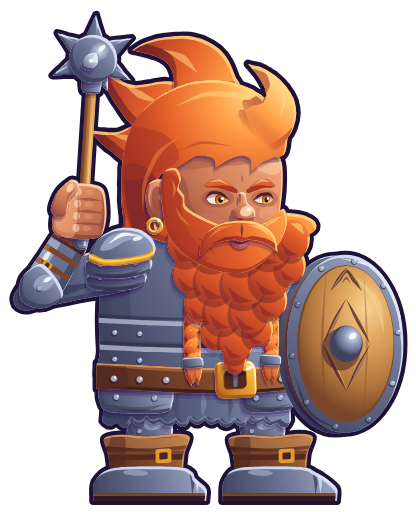

Generate this figure with Python:
# Solenn (angels-7, terre, protecteur, commun) redessiné en VECTORIEL lisse, dans le style moderne de l'interface (refonte
# de tous les héros, décision du propriétaire du 26/11/2026, sur le modèle validé de Kael : ../kael/kael.py, outil
# commun ../atelier.py ; outils en plus : outils.py).
#
#   python3 refonte-graphique/ui-moderne/heros/solenn/solenn.py      # → solenn.svg + images 512 et 160 px de haut
#
# Même personnage que le pixel art (refonte-graphique/pixel/hd/solenn.txt) : le nain guerrier, un roc roux bardé de fer.
# Court et très trapu, tout en largeur : grosse tête, crinière rousse en flammes couchées vers l'arrière (grande flamme
# du sommet, mèche arrière relevée, petite boucle à l'avant, une mèche qui retombe derrière l'oreille), gros sourcils
# roux froncés en V, petits yeux ambre, nez en patate ENTRE les yeux, oreille à l'anneau d'or, favoris qui rejoignent
# une barbe énorme posée sur la poitrine (grappes qui se chevauchent, la grappe du milieu la plus longue), grosse
# moustache à deux ailes tombantes, bouche fermée dessous ; deux tresses à anneau de fer et pinceau qui encadrent la
# boucle de ceinture. Cuirasse de fer sombre en tonneau (deux lames rivetées en bas), grosse épaulière en dôme bordée
# d'or à deux lames rivetées, canon d'avant-bras à deux sangles de cuir (boucle d'or), manchette de cuir cloutée,
# cubitière en coquille à aileron ; ceinture de cuir cloutée à grosse boucle d'or, cotte de mailles, tassettes
# rivetées, genouillères en dôme, bottes à revers de cuir et sangle à boucle, pied ferré à embout en deux lames.
# Garde de protecteur bien plantée : le bras proche levé, coude sorti à gauche, le poing serre le manche de la masse à
# côté de la tête (doigts devant le manche, pouce par-dessus), la boule à sept pointes au-dessus et en arrière de la
# tête ; le bras lointain caché derrière le bouclier rond (planches de bois, cercle de fer à dix rivets, épaisseur du
# bord à gauche, umbo en dôme, signe gravé inventé : un losange autour de l'umbo coiffé d'un pic de montagne).
# Coordonnées = pixels du dessin pixel art (le sol est y = 116, les pieds en (64, 116)), pour se poser au même endroit
# dans le jeu. Une seule lumière, en haut à droite ; un seul contour (atelier.py).
import math
import os
import subprocess
import sys

HERE = os.path.dirname(os.path.abspath(__file__))
sys.path.insert(0, HERE)
sys.path.insert(0, os.path.join(HERE, '..'))
from atelier import Mat, sm, limb, ribbon, xf, ellipse, rpoly, mchain, mT, mR, mS, mapp, lock  # noqa: E402
from lib import Shape  # noqa: E402
from visage import placer, verifier  # noqa: E402
from outils import (rot, unit, add, sub, lerp, norm, ang_of, arm_shape, crpath, taper, curve_band, under,  # noqa: E402
                    almond_pt, inter, FigN, leaf, poly, from_poly)

ROOT = os.path.abspath(os.path.join(HERE, '..', '..', '..', '..'))

# ---------- matières (tons du pixel art, passés à la gamme de l'interface : lumières chaudes, ombres violettes) ----------
IRON = Mat('#e2e9fb', '#a0abc8', '#68718f', '#3f435f', '#24233a', glint='#f8fbff')
HAIR = Mat('#ffd683', '#ff9a44', '#e4602a', '#a83424', '#5c1a2c', glint='#fff2c0')
SKIN = Mat('#ffdcb8', '#f4aa7c', '#d07e58', '#96493f', '#56232f')
LEATHER = Mat('#dca066', '#aa6a3e', '#7c4529', '#53291f', '#341922')
WOOD = Mat('#f8d494', '#e2a860', '#b4783f', '#7a4629', '#46232a')
GOLD = Mat('#fff6c8', '#ffd450', '#e49a2a', '#a8581e', '#5c2418', glint='#fffbe8')
LIPS = ('#6e1e30', '#a43a44', '#d8706e')
BROW = HAIR

GRD = 116          # le sol
FEET = (64, 116)   # le point « pieds » du pixel art (sol: 64 116)
# la boîte de l'image (x0, y0, largeur, hauteur) en pixels du dessin
FRAME = (14, -4, 100, 123)
H0 = (67.0, 56.0)  # le pivot de la tête (agrandie ×1,1 : proportions stylisées, comme Kael)
# la boîte de la face (ovale du visage, sans la crinière ni l'oreille, le menton sous la barbe) : les places des yeux,
# du nez et de la bouche en viennent (../visage.py, méthode commune à tous les héros)
FACE_BOX = (55.4, 31.0, 80.4, 59.0)
VIS = placer(FACE_BOX)

# ---------- le squelette (animation) ----------
# Une pose = ces réglages ; REST est la pose du dessin. Tout est en pixels du dessin et en degrés (y vers le bas).
#   breath : souffle 0..1 (buste, barbe, épaules montent, la tête suit) ; lean : il se penche en avant (+) depuis les
#   hanches ; crouch : il se tasse sur ses jambes (0..3) ; head / tilt : la tête ; mouth : la bouche s'ouvre (0 fermée,
#   1 le cri du défi) ; blink : yeux fermés ; fury : les yeux s'allument ; sw : les flammes de la crinière ondulent
#   (phase) ; flare : elles se dressent ; bd : la barbe se balance (−1..1) ; brd : les pinceaux des tresses ;
#   grip : le point de prise de la masse (le poing) ; ang : son angle (degrés, du poing vers la boule) ; bend : de quel
#   côté plie le coude ; sh : le bouclier se lève (décalage) ; sht : il tourne (degrés) ; glow : l'emblème du bouclier
#   s'allume d'or (0..3) ; behind : la masse passe derrière la tête et le corps ; stretch : la masse s'allonge un peu par
#   la vitesse ; legn : le pied proche se lève (dx, dy : le genou monte pour taper du pied).
G0 = (34.0, 46.8)                          # le point de prise au repos (le milieu du poing, sur le manche)
ANG0 = -86.3                               # le manche monte presque droit, la boule un peu en arrière de la tête
S_BALL, S_COL, S_POM = 36.8, 30.0, -7.8    # du poing : le centre de la boule, le collier, le pommeau
BALL_R = 5.8
S0 = (42.4, 60.6)                          # l'épaule proche (sous l'épaulière)
WRIST_L = (-7.4, -2.6)                     # le poignet, dans le repère du poing (x le long du manche)
E0 = (24.4, 64.6)                          # le coude au repos (sorti à gauche)
SHIELD_C = (97.0, 78.6)                    # le centre du bouclier (l'umbo)
REST = dict(breath=0.0, lean=0.0, crouch=0.0, head=(0.0, 0.0), tilt=0.0, mouth=0.0, blink=0.0, fury=0.0, sw=0.0,
            flare=0.0, bd=0.0, brd=0.0, grip=G0, ang=ANG0, bend=None, sh=(0.0, 0.0), sht=0.0, glow=0.0, behind=False,
            stretch=0.0, legn=(0.0, 0.0), tint=None)


def frame_of(G, ang):
    """Le repère de la masse et du poing : x le long du manche (vers la boule), y en travers (y < 0 : côté du coude)."""
    u = unit(ang)
    v = (-u[1], u[0])

    def L(x, y):
        return (G[0] + u[0] * x + v[0] * y, G[1] + u[1] * x + v[1] * y)
    return L, u, v


def wrist_of(G, ang):
    return frame_of(G, ang)[0](*WRIST_L)


W0 = wrist_of(G0, ANG0)
LU, LF = math.dist(S0, E0), math.dist(E0, W0)  # bras, avant-bras


def _ik(S, W, L1, L2, bend):
    d = math.dist(S, W)
    dd = max(abs(L1 - L2) + 0.01, min(L1 + L2 - 0.01, d))
    alpha = math.acos(max(-1, min(1, (L1 * L1 + dd * dd - L2 * L2) / (2 * L1 * dd))))
    th = math.atan2(W[1] - S[1], W[0] - S[0]) + bend * alpha
    return (S[0] + L1 * math.cos(th), S[1] + L1 * math.sin(th))


# le côté où plie le coude (celui qui redonne le coude du dessin)
BEND0 = min((1.0, -1.0), key=lambda b: math.dist(_ik(S0, W0, LU, LF, b), E0))


def arm_ik(S, W, bend=None):
    """Le coude ; si le poing va plus loin que le bras, le bras s'allonge un peu (comme le pixel art), jamais le poing
    ne se décroche. bend = None : le coude plie toujours dans le bon sens, vers le bas et vers l'extérieur (à gauche),
    jamais vers la tête ni vers le haut."""
    L1, L2 = LU, LF
    dw = math.dist(S, W)
    if dw > L1 + L2 - 0.5:
        k = dw / (L1 + L2 - 0.5)
        L1, L2 = L1 * k, L2 * k
    if bend is None:
        return max((_ik(S, W, L1, L2, b) for b in (1.0, -1.0)), key=lambda e: e[1] - 0.5 * e[0])
    return _ik(S, W, L1, L2, bend)


def eye_shape(cx, cy, w, near):
    """Un petit œil en amande, le coin intérieur (vers la médiane) un peu plus bas, la paupière du haut aplatie en biais
    (le regard dur). Points de gauche à droite : coin gauche, paupière (2), coin droit, paupière du bas (2)."""
    if near:            # l'intérieur est à droite
        pts = [(-0.5, -0.02), (-0.3, -0.27), (0.16, -0.24), (0.5, 0.04), (0.2, 0.2), (-0.28, 0.19)]
        sharp = (0, 3)
    else:               # l'intérieur est à gauche
        pts = [(-0.5, 0.04), (-0.16, -0.24), (0.3, -0.27), (0.5, -0.02), (0.28, 0.19), (-0.2, 0.2)]
        sharp = (0, 3)
    return sm([(cx + x * w, cy + y * w) for x, y in pts], sharp=sharp, t=0.9)


def face_measures():
    """Les positions RÉELLES des traits du dessin (repère de la tête, avant l'agrandissement), pour visage.verifier."""
    ex0, ey0, ew0 = VIS['oeil_proche']
    ex1, ey1, ew1 = VIS['oeil_fond']
    nx_, ny_ = VIS['nez']
    bx_, by_, bw_ = VIS['bouche']
    return {'oeil_proche': (ex0, ey0, ew0), 'oeil_fond': (ex1, ey1, ew1), 'nez': (nx_ + 0.4, ny_ + 0.2),
            'bouche': (bx_, by_ + 0.9, bw_)}


def mskx_(k, cy):
    return (1, 0, k, 1, -k * cy, 0)


def union(shapes):
    """La réunion de plusieurs formes en UNE (une silhouette sans couture), par shapely."""
    from shapely.geometry import Polygon
    from shapely.ops import unary_union
    g = unary_union([Polygon(poly(s, 8)).buffer(0) for s in shapes])
    if g.geom_type != 'Polygon':
        g = max(g.geoms, key=lambda q: q.area)
    return from_poly(list(g.simplify(0.03).exterior.coords)[:-1])


# ======================================================================== le dessin

def build(ow=0.95, pose=None, fx=None, frame=FRAME):
    P = dict(REST, **(pose or {}))
    fig = FigN(*frame, ow=ow)
    br = P['breath']
    cr = P['crouch']
    U = mchain(mT(P['lean'] * 0.3, cr * 0.8), mR(P['lean'] * 1.0, 64, 104))      # le haut du corps (hanches)
    UC = mchain(U, mT(0, -0.6 * br))                                             # ce qui monte avec le souffle
    TOR = mchain(U, mS(1, 1 + 0.012 * br, 62, 88))
    HEAD = mchain(UC, mT(*P['head']), mR(P['tilt'], H0[0], H0[1] - 4), mS(1.1, 1.1, H0[0], H0[1]))
    LEG = mS(1, 1 - cr * 0.8 / 22, 0, GRD)                                        # les jambes plient (pieds au sol)
    sx, sy = P['sh']
    SHD = mchain(U, mT(sx, sy - 0.4 * br), mR(P['sht'], *SHIELD_C))
    BEARD = mchain(UC, mT(P['head'][0] * 0.8, P['head'][1] * 0.6), mR(P['tilt'] * 0.5, H0[0], H0[1]),
                   mskx_(-0.05 * P['bd'], 54), mR(0.8 * P['bd'], 68, 52))

    # ---- la masse et le bras : où sont le poing, le poignet, le coude ----
    S = mapp(UC, S0)
    G = mapp(U, P['grip'])
    ang = P['ang'] + P['lean'] * 1.0
    W = wrist_of(G, ang)
    E = arm_ik(S, W, P['bend'])

    # ---- la crinière : les flammes derrière la tête ----
    fl_names = flames_back(fig, P)
    fig.pose(fl_names, HEAD)

    # ---- la masse, quand elle passe derrière la tête et le corps (armée dans le dos) ----
    if P['behind']:
        mace(fig, P, G, ang)

    # ---- les jambes, les genouillères, les bottes ----
    lg = legs(fig, P)
    fig.pose(lg, LEG)
    bt = boots(fig, P)
    nx, ny = P['legn']
    fig.pose([n for n in bt if n.startswith('n')], mT(nx, ny))
    fig.pose([n for n in lg if n.startswith('n')], mchain(mT(nx * 0.6, ny * 0.75), LEG))

    # ---- la cotte de mailles et les tassettes, la cuirasse, la ceinture ----
    sk = skirt(fig)
    fig.pose(sk, U)
    tr = torso(fig)
    fig.pose(tr, TOR)
    bl = belt(fig)
    fig.pose(bl, U)

    # ---- le bouclier, devant le flanc lointain (le bras lointain caché derrière) ----
    sd = shield(fig, P)
    fig.pose(sd, SHD)

    # ---- les tresses, la barbe posée sur la poitrine ----
    bz = braids(fig, P)
    fig.pose(bz, BEARD)
    bm = beard(fig)
    fig.pose(bm, BEARD)

    # ---- la tête ----
    hd = head(fig, P)
    fig.pose(hd, HEAD)

    # ---- le bras proche : bras d'un seul tenant, l'épaulière par-dessus, la cubitière au coude ----
    am = near_arm(fig, S, E, W)
    pa = pauldron(fig)
    dl = ((ang_of(sub(E, S)) - UA0 + 180) % 360) - 180
    fig.pose(pa, mchain(mR(max(-30.0, min(40.0, 0.35 * dl)), *S), UC))
    elbow_cap(fig, S, E, W)

    # ---- la masse (devant), le poing serré sur le manche ----
    if not P['behind']:
        mace(fig, P, G, ang, handle_only=False)
    if not P['behind']:
        mace(fig, P, G, ang, pommel_only=True)
    fist(fig, G, ang)

    L, u, v = frame_of(G, ang)
    st = P['stretch']
    fig.ctx = dict(P=P, U=U, UC=UC, HEAD=HEAD, SHD=SHD, TOR=TOR, G=G, ang=ang, W=W, E=E, S=S,
                   ball=L(S_BALL + st, 0), shield=mapp(SHD, SHIELD_C), head=mapp(HEAD, (68, 40)),
                   mouth=mapp(HEAD, (70.5, 54.5)), chest=mapp(TOR, (66, 66)), feet=(mapp(mT(nx, ny), (50, 116)), (81, 116)))
    if fx:
        for f_ in fx:
            f_(fig, fig.ctx)
    return fig


def _ua0():
    W = wrist_of(G0, ANG0)
    E = arm_ik(S0, W)
    return ang_of(sub(E, S0))


# ---------------------------------------------------------------- la crinière (derrière la tête)
def flame_locks(P):
    """Les flammes de la crinière (racine, contrôles, pointe, largeur), couchées vers l'arrière ; elles ondulent à la
    pointe (sw) et se dressent (flare)."""
    sw, fl = P['sw'], P['flare']
    w = [math.sin(sw + k * 1.3) for k in range(5)]
    return [
        # la mèche qui retombe derrière l'oreille, jusqu'à la nuque
        ('flD', (51.0, 40.0), (48.4, 45.0), (47.6, 50.0), (45.8 + 0.4 * w[3], 56.0 - 0.6 * fl), 8.0),
        # la mèche basse de l'arrière (presque couchée, la pointe qui retombe un peu)
        ('flC', (53.0, 33.0), (47.0, 33.8), (42.4, 32.4), (38.4 + 0.5 * w[2] - 0.8 * fl, 29.6 + 0.6 * w[2] - 1.0 * fl), 10.0),
        # la mèche arrière relevée (la pointe remonte)
        ('flB', (58.0, 26.0), (50.0, 25.6), (44.0, 22.4), (40.6 + 0.6 * w[1] - 1.0 * fl, 15.4 + 0.7 * w[1] - 1.6 * fl), 12.5),
        # la grande flamme du sommet : elle monte, puis se couche vers l'arrière
        ('flA', (64.0, 22.0), (63.0, 13.4), (56.0, 10.4 + 0.4 * w[0]), (47.6 + 0.8 * w[0] - 1.0 * fl, 12.4 + 0.8 * w[0] - 2.0 * fl), 13.0),
    ]


def flames_back(fig, P):
    names = []
    for name, p0, p1, p2, p3, w0 in flame_locks(P):
        sh = lock(p0, p1, p2, p3, w0, bulge=0.3)
        grad = (p0[0] + 4, p0[1] - 2, p3[0], p3[1], [(0, HAIR.light), (0.45, HAIR.base), (1, HAIR.shadow)])
        # le dessus éclairé, le dessous dans l'ombre (bordeaux), une mèche plus claire qui suit la courbe
        mid = [lerp(lerp(p0, p1, t), lerp(p2, p3, t), t) for t in (0.2, 0.45, 0.7)]
        fig.part(name, sh, HAIR, grad=grad, cel=0, rim=0.7, cast=1.0,
                 details=[(under(sh, 0.6, -2.0), ('lin', p0[0], p0[1], p3[0], p3[1], [(0, HAIR.shadow), (1, HAIR.deep)]), 0.75),
                          (ribbon([add(m, (0.3, -0.9)) for m in mid], [0.2, w0 * 0.12, 0.1]), HAIR.hi, 0.55)])
        names.append(name)
    return names


# ---------------------------------------------------------------- les jambes et les bottes
def legs(fig, P):
    """Les jambes courtes et solides (grèves de fer), d'un seul tenant de la hanche à la cheville ; les genouillères en
    dôme par-dessus."""
    names = []
    for nm, pts, ws, knee in (('fleg', [(76.0, 88.0), (76.6, 96.0), (77.4, 104.0)], [12.0, 10.4, 9.4], (77.0, 98.6)),
                              ('nleg', [(49.4, 88.0), (49.6, 96.0), (49.4, 104.0)], [12.4, 10.6, 9.6], (50.0, 98.6))):
        sh = limb(crpath(pts, 10), [ws[0] + (ws[-1] - ws[0]) * i / 10 for i in range(11)])
        kx, ky = knee
        fig.part(nm, sh, IRON, grad=(kx + 6, ky - 6, kx - 6, ky + 6, [(0, IRON.light), (0.5, IRON.base), (1, IRON.shadow)]),
                 cel=1.2, rim=0.6, cast=0.9, details=[(sm([(kx - 6, ky - 6), (kx - 2, ky - 6), (kx - 2.4, ky + 8), (kx - 6, ky + 8)]), IRON.shadow, 0.5)])
        names.append(nm)
        kn = sm([(kx - 5.4, ky + 0.4), (kx - 4.4, ky - 3.0), (kx - 0.4, ky - 4.0), (kx + 4.0, ky - 3.2), (kx + 5.6, ky + 0.2),
                 (kx + 4.6, ky + 3.4), (kx + 0.2, ky + 4.2), (kx - 4.0, ky + 3.4)])
        fig.part(nm + 'k', kn, IRON, grad=(kx + 5, ky - 4, kx - 4, ky + 4, [(0, IRON.light), (0.5, IRON.base), (1, IRON.shadow)]),
                 cel=1.0, rim=0.7, cast=0.9,
                 details=[(ellipse(kx + 1.2, ky - 1.0, 2.6, 1.6, -18), IRON.light, 0.85),
                          (ellipse(kx + 2.0, ky - 1.8, 1.2, 0.55, -22), IRON.glint, 0.9),
                          (ellipse(kx - 2.6, ky + 1.2, 0.7, 0.7), IRON.deep, 0.5),
                          (ellipse(kx - 2.45, ky + 1.0, 0.55, 0.55), IRON.light, 0.9)])
        names.append(nm + 'k')
    return names


def boots(fig, P):
    """Les grosses bottes : revers de cuir (il fait le tour du mollet), sangle à boucle d'or, pied ferré à l'embout en
    deux lames, semelle."""
    names = []
    for nm, x0_, x1_, cx0, cx1 in (('fboot', 67.4, 95.0, 70.6, 87.4), ('nboot', 36.4, 63.6, 40.6, 57.8)):
        # le revers de cuir (le haut de la botte) : un peu évasé
        cuff = sm([(cx0 - 1.6, 101.4), (cx0 + 2.0, 100.4), ((cx0 + cx1) / 2, 100.8), (cx1 - 1.6, 100.2), (cx1 + 1.8, 101.0),
                   (cx1 + 0.6, 105.0), (cx1 + 0.2, 109.4), (cx0, 109.6), (cx0 - 0.6, 105.2)], sharp=(6, 7), t=0.9)
        fig.part(nm + 'c', cuff, LEATHER, grad=(cx1, 101, cx0, 110, [(0, LEATHER.light), (0.5, LEATHER.base), (1, LEATHER.shadow)]),
                 cel=1.0, rim=0.6, cast=0.9,
                 details=[(curve_band([(cx0 - 2, 101.0), ((cx0 + cx1) / 2, 101.4), (cx1 + 2, 100.8)], [(cx0 - 2, 103.2), ((cx0 + cx1) / 2, 103.8), (cx1 + 2, 103.0)], 0, 1), LEATHER.hi, 0.4),
                          (curve_band([(cx0 - 2, 103.2), ((cx0 + cx1) / 2, 103.8), (cx1 + 2, 103.0)], [(cx0 - 2, 104.0), ((cx0 + cx1) / 2, 104.6), (cx1 + 2, 103.8)], 0, 1), LEATHER.deep, 0.4),
                          (curve_band([(cx0 - 2, 104.6), (cx1 + 2, 104.4)], [(cx0 - 2, 106.6), (cx1 + 2, 106.4)], 0, 1), LEATHER.shadow, 1),
                          (curve_band([(cx0 - 2, 104.6), (cx1 + 2, 104.4)], [(cx0 - 2, 106.6), (cx1 + 2, 106.4)], 0, 0.35), LEATHER.base, 1),
                          (rpoly([(cx1 - 6.4, 103.9), (cx1 - 2.6, 103.8), (cx1 - 2.6, 107.2), (cx1 - 6.4, 107.3)], 0.6), GOLD.base, 1),
                          (rpoly([(cx1 - 5.5, 104.8), (cx1 - 3.5, 104.7), (cx1 - 3.5, 106.3), (cx1 - 5.5, 106.4)], 0.3), LEATHER.deep, 0.9),
                          (ribbon([(cx1 - 6.0, 104.2), (cx1 - 3.0, 104.1)], [0.4, 0.4]), GOLD.hi, 0.9),
                          (sm([(cx0, 101), (cx0 + 3.4, 101), (cx0 + 3.0, 110), (cx0, 110)]), LEATHER.shadow, 0.55)])
        names.append(nm + 'c')
        # le pied ferré : la cheville, le cou-de-pied bombé, l'embout vers l'avant (vers la droite)
        foot = sm([(x0_, 116.4), (x0_ + 0.4, 111.6), (cx0 + 1.0, 108.4), (cx1 - 1.0, 108.2), (cx1 + 2.4, 109.4),
                   (x1_ - 2.6, 111.0), (x1_, 113.4), (x1_, 116.4)], sharp=(0, 7), t=0.9)
        tx = cx1 + 1.6
        fig.part(nm, foot, IRON, grad=(x1_, 108, x0_, 116, [(0, IRON.light), (0.5, IRON.base), (1, IRON.shadow)]),
                 cel=1.0, rim=0.7, cast=0.9,
                 details=[
                     # l'embout en deux lames (la jointure en arc, l'arête de la lame avant éclairée)
                     (ribbon([(tx, 108.8), (tx + 0.9, 111.6), (tx + 0.8, 115.0)], [0.2, 0.9, 0.3]), IRON.deep, 0.6),
                     (ribbon([(tx + 1.2, 109.2), (tx + 2.0, 111.8), (tx + 2.0, 114.8)], [0.2, 0.8, 0.3]), IRON.hi, 0.7),
                     (ellipse(tx + 4.6, 111.2, 2.4, 0.8, 22), IRON.glint, 0.8),
                     (ellipse(cx0 + 6.0, 109.6, 3.0, 0.7, 2), IRON.light, 0.7),
                     # la semelle
                     (sm([(x0_ - 1, 114.6), (x1_ + 1, 114.6), (x1_ + 1, 117), (x0_ - 1, 117)], sharp=(0, 1, 2, 3), t=0.2), LEATHER.deep, 1),
                     (sm([(x0_ - 1, 114.6), (x1_ + 1, 114.6), (x1_ + 1, 115.2), (x0_ - 1, 115.2)], sharp=(0, 1, 2, 3), t=0.2), LEATHER.base, 1)])
        names.append(nm)
    return names


# ---------------------------------------------------------------- la cotte de mailles, les tassettes
def skirt(fig):
    """La cotte de mailles sous la ceinture (le bas en petits anneaux arrondis), et les deux tassettes rivetées des
    hanches par-dessus."""
    hem = []
    xs = [38.6, 42.2, 45.6, 49.2, 52.6, 56.2, 59.6, 63.2, 66.6, 70.2, 73.6, 77.2, 80.6, 84.0]
    for i in range(len(xs) - 1):
        a, b = xs[i], xs[i + 1]
        for j in range(5):
            t = j / 5
            hem.append((a + (b - a) * t, 97.2 + 0.4 * math.sin(i * 1.7) + 1.1 * math.sin(math.pi * t) ** 0.8))
    hem.append((xs[-1], 97.0))
    pts = [(39.6, 86.0), (83.4, 85.6)] + hem[::-1]
    sharp = [2 + len(hem) - 1 - 5 * k for k in range(len(xs))]
    sh = sm(pts, sharp=[0, 1] + [s for s in sharp if s >= 2], t=0.9)
    d = [(sm([(38, 86), (46, 86), (44, 98.5), (38, 98.5)]), IRON.shadow, 0.6),
         (ribbon([(56.8, 90.0), (56.2, 93.6), (56.8, 97.0)], [0.2, 1.4, 0.4]), IRON.shadow, 0.55),
         (ribbon([(69.0, 90.0), (69.4, 93.4), (69.0, 97.0)], [0.2, 1.2, 0.4]), IRON.shadow, 0.5),
         (ribbon([(62.6, 89.6), (63.0, 93.0), (62.6, 96.2)], [0.2, 1.4, 0.3]), IRON.light, 0.35),
         (ribbon([(75.0, 89.6), (75.2, 93.0), (74.8, 96.2)], [0.2, 1.2, 0.3]), IRON.light, 0.4),
         (ribbon([(x, y - 0.9) for x, y in hem[8:-6]], [0.5] * len(hem[8:-6])), IRON.light, 0.35)]
    fig.part('mail', sh, IRON, grad=(84, 87, 40, 98, [(0, '#8a94b2'), (0.5, '#5a6282'), (1, '#383b58')]),
             cel=1.0, rim=0.5, cast=1.0, details=d)
    names = ['mail']
    # les tassettes : une plaque bombée sur chaque hanche, deux rivets
    for nm, pp, rv in (('ftass', [(72.4, 87.0), (84.6, 86.6), (85.0, 92.0), (83.0, 94.6), (74.0, 95.0), (72.0, 92.0)], ((75.6, 91.6), (81.4, 91.4))),
                       ('ntass', [(38.0, 87.0), (55.8, 87.4), (55.6, 92.4), (53.2, 95.2), (40.4, 95.0), (37.8, 92.0)], ((42.0, 91.4), (51.2, 91.6)))):
        shp = sm(pp, sharp=(0, 1), t=0.9)
        det = [(ribbon([(pp[0][0] + 1.6, pp[0][1] + 1.6), (pp[1][0] - 1.6, pp[1][1] + 1.6)], [0.3, 0.8]), IRON.hi, 0.55),
               (ribbon([(pp[-1][0] + 0.8, 93.2), ((pp[0][0] + pp[1][0]) / 2, 94.4), (pp[2][0] - 1, 93.0)], [0.2, 1.2, 0.2]), IRON.deep, 0.35)]
        for x_, y_ in rv:
            det += [(ellipse(x_ - 0.15, y_ + 0.2, 0.85, 0.85), IRON.deep, 0.6),
                    (ellipse(x_, y_, 0.7, 0.7), IRON.light, 1),
                    (ellipse(x_ + 0.22, y_ - 0.22, 0.26, 0.26), '#ffffff', 0.85)]
        fig.part(nm, shp, IRON, grad=(pp[1][0], 87, pp[0][0], 95, [(0, IRON.light), (0.5, IRON.base), (1, IRON.shadow)]),
                 cel=1.0, rim=0.6, cast=1.0, details=det)
        names.append(nm)
    return names


# ---------------------------------------------------------------- la cuirasse
def torso(fig):
    """La cuirasse de fer sombre en tonneau : deux lames rivetées en bas (elles font le tour du buste), l'épaule
    lointaine qui dépasse derrière la barbe."""
    sh = sm([(44.0, 55.4), (55.0, 52.0), (70.0, 51.6), (80.6, 53.4), (85.8, 57.0), (87.6, 62.6), (86.8, 71.0),
             (85.2, 79.0), (84.6, 88.0), (62.0, 89.4), (39.0, 88.4), (38.0, 80.0), (37.8, 70.0), (38.8, 62.0)], t=0.9)
    d = []
    # le côté proche (à gauche) dans l'ombre, la lumière sur l'épaule lointaine et le ventre
    d += [(sm([(37, 60), (43.6, 58), (45.4, 70), (44.6, 89.6), (37, 89.6)]), IRON.shadow, 0.55),
          (ellipse(82.0, 59.4, 3.6, 2.4, -25), IRON.light, 0.7),
          (ellipse(83.0, 58.4, 1.6, 0.6, -30), IRON.glint, 0.85)]
    # deux lames du bas : chacune bombée, le bord haut éclairé, l'ombre qu'elle pose sur la suivante
    for y0 in (72.0, 78.4):
        I = [(36.0, y0 + 0.2), (50.0, y0 + 0.9), (64.0, y0 + 1.2), (78.0, y0 + 0.8), (89.0, y0 - 0.2)]
        O = [(x, y + 6.4) for x, y in I]
        d += [(curve_band(I, O, -0.12, 0.0), IRON.deep, 0.5),
              (curve_band(I, O, 0.0, 1.0), ('lin', 88, y0, 40, y0 + 6, [(0, IRON.light), (0.45, IRON.base), (1, IRON.shadow)]), 1),
              (curve_band(I, O, 0.02, 0.2), IRON.hi, 0.55),
              (curve_band(I, O, 0.8, 1.0), IRON.shadow, 0.6)]
        for x_ in (41.6, 47.6):
            yy = y0 + 0.4 + 0.05 * (x_ - 36) + 3.2
            d += [(ellipse(x_ - 0.15, yy + 0.2, 0.8, 0.8), IRON.deep, 0.6), (ellipse(x_, yy, 0.62, 0.62), IRON.light, 1),
                  (ellipse(x_ + 0.2, yy - 0.2, 0.24, 0.24), '#ffffff', 0.8)]
        for x_ in (81.6,):
            yy = y0 + 0.9 + 3.0
            d += [(ellipse(x_ - 0.15, yy + 0.2, 0.8, 0.8), IRON.deep, 0.6), (ellipse(x_, yy, 0.62, 0.62), IRON.light, 1),
                  (ellipse(x_ + 0.2, yy - 0.2, 0.24, 0.24), '#ffffff', 0.85)]
    fig.part('torso', sh, IRON, grad=(86, 54, 40, 86, [(0, IRON.light), (0.45, IRON.base), (1, IRON.shadow)]),
             cel=1.6, rim=0.8, cast=1.2, details=d, occl=(IRON.deep, 0.18, 3.0))
    return ['torso']


def belt(fig):
    """La ceinture de cuir (plus basse devant : elle fait le tour de la taille), ses clous de fer, la grosse boucle d'or."""
    top = [(37.2, 83.2), (50.0, 83.8), (64.0, 84.4), (76.0, 84.2), (86.6, 83.2)]
    bot = [(37.2, 89.4), (50.0, 90.0), (64.0, 90.6), (76.0, 90.4), (86.6, 89.4)]
    sh = sm(top + bot[::-1], sharp=(0, 4, 5, 9), t=0.8)
    d = [(ribbon([add(p, (0, 0.7)) for p in top], [0.2, 0.8, 0.9, 0.8, 0.2]), LEATHER.light, 0.75),
         (ribbon([add(p, (0, -0.5)) for p in bot], [0.2, 0.7, 0.8, 0.7, 0.2]), LEATHER.deep, 0.7),
         (sm([(36, 83), (44, 83.6), (43.6, 90.4), (36, 90)]), LEATHER.shadow, 0.6)]
    for x_ in (41.4, 47.6, 54.0, 60.2, 81.8):
        yy = 86.8 + 0.6 * math.sin(math.pi * (x_ - 37) / 50)
        d += [(ellipse(x_ - 0.2, yy + 0.25, 0.95, 0.95), LEATHER.deep, 0.7),
              (ellipse(x_, yy, 0.78, 0.78), IRON.light, 1),
              (ellipse(x_ + 0.25, yy - 0.25, 0.3, 0.3), '#ffffff', 0.85)]
    fig.part('belt', sh, LEATHER, grad=(86, 83, 38, 90, [(0, LEATHER.light), (0.5, LEATHER.base), (1, LEATHER.shadow)]),
             cel=0.9, rim=0.5, cast=1.1, details=d)
    # la grosse boucle d'or : un cadre bombé, l'ardillon de fer, le cuir dans l'ouverture
    bx, by = 70.6, 87.2
    buck = rpoly([(bx - 5.0, by - 4.4), (bx + 4.8, by - 4.6), (bx + 5.2, by + 4.4), (bx - 4.8, by + 4.6)], 2.2)
    hole = rpoly([(bx - 2.6, by - 2.0), (bx + 2.6, by - 2.1), (bx + 2.7, by + 2.0), (bx - 2.5, by + 2.1)], 1.0)
    fig.part('buckle', buck, GOLD, grad=(bx + 5, by - 5, bx - 5, by + 5, [(0, GOLD.light), (0.5, GOLD.base), (1, GOLD.shadow)]),
             cel=0.8, rim=0.6, cast=1.0, cast_on=['belt', 'torso', 'mail', 'ftass', 'ntass'],
             details=[(hole.move(-0.3, 0.3), GOLD.deep, 0.8), (hole, LEATHER.shadow, 1),
                      (rpoly([(bx - 2.6, by - 2.0), (bx + 2.6, by - 2.1), (bx + 2.6, by - 1.0), (bx - 2.6, by - 0.9)], 0.4), LEATHER.deep, 0.8),
                      (rpoly([(bx - 0.6, by - 3.6), (bx + 0.6, by - 3.6), (bx + 0.5, by + 1.8), (bx - 0.5, by + 1.8)], 0.5), IRON.base, 1),
                      (ribbon([(bx + 0.15, by - 3.4), (bx + 0.2, by + 1.4)], [0.3, 0.3]), IRON.hi, 0.9),
                      (ribbon([(bx - 3.6, by - 3.4), (bx + 1.0, by - 3.7), (bx + 3.8, by - 3.0)], [0.2, 0.7, 0.2]), GOLD.hi, 0.9),
                      (ellipse(bx + 3.4, by - 2.8, 0.9, 0.45, -30), '#ffffff', 0.85)])
    return ['belt', 'buckle']


# ---------------------------------------------------------------- les tresses et la barbe
BRAIDS = [((60.6, 70.0), (60.2, 77.0), (60.4, 84.0)), ((78.6, 69.0), (79.2, 76.0), (79.0, 83.4))]


def braids(fig, P):
    """Les deux tresses de la barbe : des lobes croisés (alternés, en biais), un anneau de fer, un pinceau qui pend
    sur la ceinture."""
    names = []
    for k, pts in enumerate(BRAIDS):
        b = P['brd'] * (1 if k == 0 else 0.8)
        pts = [pts[0], add(pts[1], (0.4 * b, 0)), add(pts[2], (1.0 * b, 0))]
        c = crpath(pts, 16)
        w0 = 4.6 if k == 0 else 4.2
        sh = taper(c, w0, w0 * 0.85, 'round')
        d = [(taper([add(p, (-0.8, 0.4)) for p in c], 2.0, 1.6, 'round'), HAIR.deep, 0.35)]
        for j, i in enumerate(range(1, len(c) - 1, 2)):
            p = c[i]
            tdir = norm(sub(c[min(len(c) - 1, i + 1)], c[i - 1]))
            nrm = (-tdir[1], tdir[0])
            side = 1 if j % 2 else -1
            q = add(p, nrm, 0.9 * side)
            a = ang_of(tdir) + 46 * side
            lobe = leaf(add(q, unit(a), -1.6), add(q, unit(a), 1.8), 2.8, bend=0.4 * side, root=0.9, belly=1.05)
            d += [(lobe.move(-0.3, 0.4), HAIR.deep, 0.45),
                  (lobe, ('lin', q[0] + 1.4, q[1] - 1.4, q[0] - 1.4, q[1] + 1.4, [(0, HAIR.light), (0.5, HAIR.base), (1, HAIR.shadow)]), 1),
                  (ellipse(q[0] + 0.3, q[1] - 0.3, 0.8, 0.28, a), HAIR.hi, 0.7)]
        nm = 'braid%d' % k
        fig.part(nm, sh, HAIR, grad=(pts[0][0] + 3, pts[0][1], pts[0][0] - 3, pts[2][1], [(0, HAIR.base), (1, HAIR.shadow)]),
                 cel=0.8, rim=0.5, cast=1.0, details=d)
        end = c[-1]
        tdir = norm(sub(c[-1], c[-3]))
        ang = ang_of(tdir) - 90
        tuft = xf(sm([(-2.0, -0.4), (2.0, -0.4), (1.9, 2.2), (1.0, 4.6), (0.2, 3.4), (-0.6, 4.8), (-1.6, 2.8)], sharp=(3, 5), t=0.9),
                  end[0], end[1], ang)
        fig.part(nm + 't', tuft, HAIR, grad=(end[0] + 2, end[1], end[0] - 2, end[1] + 5, [(0, HAIR.light), (1, HAIR.shadow)]),
                 cel=0.6, rim=0.4, cast=0.7,
                 details=[(xf(ribbon([(0.4, 0.6), (0.4, 2.4), (0.5, 3.8)], [0.1, 0.4, 0.1]), end[0], end[1], ang), HAIR.shadow, 0.6)])
        ring = xf(rpoly([(-2.6, -2.2), (2.6, -2.2), (2.6, 0.4), (-2.6, 0.4)], 1.0), end[0], end[1], ang)
        fig.part(nm + 'r', ring, IRON, grad=(end[0] + 2.6, end[1] - 2, end[0] - 2.6, end[1] + 0.4, [(0, IRON.light), (0.5, IRON.base), (1, IRON.shadow)]),
                 cel=0.4, rim=0.4, cast=0.7,
                 details=[(xf(ribbon([(-2.0, -1.6), (2.0, -1.7)], [0.3, 0.3]), end[0], end[1], ang), IRON.glint, 0.85)])
        names += [nm, nm + 't', nm + 'r']
    return names


# les grappes de la barbe (cx, cy, rx, ry) : de haut en bas ; la grappe du milieu descend le plus bas
LOBES = [
    [(59.1, 54.0, 5.0, 5.6), (65.5, 55.0, 5.6, 5.8), (72.5, 55.6, 5.8, 6.0), (79.3, 54.6, 5.4, 5.6), (84.5, 53.4, 4.0, 4.8)],
    [(60.1, 61.6, 4.6, 5.0), (66.1, 63.0, 5.2, 5.6), (72.9, 63.6, 5.6, 6.0), (79.1, 62.2, 5.0, 5.4), (83.9, 59.6, 3.6, 4.4)],
    [(62.5, 68.6, 4.2, 4.8), (67.9, 70.4, 4.8, 5.4), (74.1, 70.6, 4.8, 5.6), (79.1, 68.0, 4.0, 4.6)],
    [(65.9, 75.8, 3.8, 4.4), (70.9, 77.6, 4.2, 5.2), (76.1, 75.0, 3.6, 4.2)],
    [(70.5, 82.2, 2.8, 3.8)],
]


def beard(fig):
    """La barbe énorme posée sur la poitrine : une masse en V faite de grappes qui se chevauchent (reflet court en haut
    à droite de chaque grappe, dessous plus sombre). Une seule silhouette ; son haut passe sous la barbe des joues."""
    shapes = [sm([(53.4, 48.0), (85.6, 47.4), (86.4, 53.0), (53.0, 54.0)])]
    for row in LOBES:
        for cx, cy, rx, ry in row:
            shapes.append(ellipse(cx, cy, rx, ry))
    sh = union(shapes)
    d = [(sm([(52, 46), (60, 46), (59, 72), (52, 72)]), HAIR.shadow, 0.35)]
    # de bas en haut : chaque grappe du dessus pose son ombre sur celles du dessous
    for row in LOBES[::-1]:
        for cx, cy, rx, ry in row:
            lob = ellipse(cx, cy, rx * 0.96, ry * 0.96)
            d += [(ellipse(cx - 0.6, cy + 1.2, rx, ry), HAIR.deep, 0.42),
                  (lob, ('lin', cx + rx, cy - ry, cx - rx * 0.6, cy + ry, [(0, HAIR.light), (0.45, HAIR.base), (1, HAIR.shadow)]), 1),
                  (ribbon([(cx - 0.2 * rx, cy - 0.78 * ry), (cx + 0.35 * rx, cy - 0.62 * ry), (cx + 0.66 * rx, cy - 0.2 * ry)],
                          [0.1, 0.36 * rx, 0.1]), HAIR.hi, 0.6),
                  (ribbon([(cx - 0.75 * rx, cy + 0.2 * ry), (cx - 0.3 * rx, cy + 0.72 * ry), (cx + 0.3 * rx, cy + 0.8 * ry)],
                          [0.1, 0.32 * rx, 0.1]), HAIR.deep, 0.35)]
    fig.part('beard', sh, HAIR, grad=(86, 50, 56, 82, [(0, HAIR.light), (0.45, HAIR.base), (1, HAIR.shadow)]),
             cel=1.2, rim=0.7, cast=1.3, details=d)
    return ['beard']


# ---------------------------------------------------------------- la tête
def head(fig, P):
    """Le visage buriné, l'oreille à l'anneau d'or, la crinière attachée au crâne, les favoris et la barbe des joues, la
    grosse moustache ; rend les noms des morceaux (dans le repère du dessin, avant l'agrandissement ×1,1)."""
    names = []

    def part(name, *a, **k):
        names.append(name)
        return fig.part(name, *a, **k)

    blink = P['blink'] > 0.5
    fury = P['fury']
    mo = max(0.0, min(1.0, P['mouth']))
    # ---- le visage : les places des yeux, du nez et de la bouche viennent de visage.placer (une sphère qui tourne :
    # tout le visage tourne ensemble) ----
    V = VIS
    (ex0, ey0, ew0), (ex1, ey1, ew1) = V['oeil_proche'], V['oeil_fond']
    nx_, ny_ = V['nez']
    bx_, by_, bw_ = V['bouche']
    med = V['mediane']
    face = sm([(56.4, 34.0), (63.0, 31.6), (71.0, 31.0), (77.4, 32.6), (80.2, 36.4), (80.6, 41.0), (80.2, 46.0),
               (79.4, 50.4), (77.2, 54.4), (73.6, 57.6), (70.4, 58.8), (65.4, 58.0), (60.4, 55.2), (56.8, 50.6),
               (55.4, 44.0)], t=0.9)
    fd = []
    # les plans : la tempe et la joue proches dans l'ombre douce, le front et la joue lointaine éclairés
    fd += [(sm([(55.0, 38.0), (59.0, 40.4), (60.6, 46.0), (62.6, 50.0), (59.6, 53.0), (55.0, 48.0)]), SKIN.shadow, 0.55),
           (sm([(73.0, 33.4), (78.0, 34.0), (80.2, 38.0), (78.6, 39.6), (74.0, 37.8)]), SKIN.hi, 0.45),
           (ellipse(77.6, 48.0, 2.2, 1.6, -10), SKIN.light, 0.45),
           (ellipse(ex0 - 1.6, 49.4, 2.6, 1.4, 10), '#e07c6a', 0.25),
           (ellipse(ex1 + 0.8, 49.2, 1.4, 0.9), '#e07c6a', 0.22)]
    # l'ombre de la crinière sur le front
    fd += [(sm([(55.0, 33.0), (81.0, 33.0), (81.0, 36.4), (72.0, 37.4), (64.0, 38.0), (56.0, 38.6)], t=0.8), SKIN.shadow, 0.35)]
    # les orbites creusées sous l'arcade lourde (un creux doux autour de chaque œil)
    fd += [(ellipse(ex0, ey0 - 0.2, ew0 * 0.72, 2.0), SKIN.shadow, 0.45),
           (ellipse(ex1 + 0.2, ey1 - 0.2, ew1 * 0.72, 1.9), SKIN.shadow, 0.38)]
    # les yeux : petits, féroces, ambre ; la paupière du haut en biais vers le nez (le coin intérieur plus bas) ; même
    # forme, même ligne ; le lointain un peu plus étroit (raccourci du 3/4), il regarde au même endroit
    eyes = ((eye_shape(ex0, ey0, ew0, near=True), (ex0 + 0.12 * ew0, ey0 + 0.05), ew0 * 0.24, 1.0),
            (eye_shape(ex1, ey1, ew1, near=False), (ex1 + 0.14 * ew1, ey1 + 0.05), ew1 * 0.27, 0.86))
    for almond, (ix, iy), ir, sx in eyes:
        p0, p1, p2, p3 = (almond_pt(almond, i) for i in range(4))
        p4, p5 = almond_pt(almond, 4), almond_pt(almond, 5)
        if blink:
            fd += [(almond.scale(1.05, 1.1, ix, iy), SKIN.shadow, 0.6),
                   (ribbon([p0, lerp(p5, p4, 0.5), p3], [0.3, 0.75, 0.25]).move(0, -0.1), '#4a1a24', 0.9)]
            continue
        fd += [(almond.scale(1.1, 1.25, ix, iy + 0.2), SKIN.deep, 0.45), (almond, '#f4ece2', 1)]
        iris = inter(ellipse(ix, iy, ir * sx, ir * 1.05), almond)
        pup = inter(ellipse(ix + 0.05, iy + 0.05, ir * 0.45 * sx, ir * 0.5), almond)
        hot = min(1.0, fury)
        if iris:
            fd += [(iris, ('rad', ix + 0.3, iy + 0.4, ir * 1.3, ir * 1.3,
                           [(0, '#fff0a0' if hot > 0.5 else '#ffd25a'), (0.5, '#f4a422'), (1, '#8a3e12')]), 1)]
        if pup:
            fd += [(pup, '#2a0e14', 1)]
        # l'ombre de la paupière sur le haut de l'œil, l'éclat
        fd += [(sm([p0, p1, p2, p3, lerp(p3, (ix, iy), 0.35), lerp(p2, (ix, iy + 0.5), 0.45), lerp(p1, (ix, iy + 0.5), 0.45)], t=0.8), SKIN.shadow, 0.4),
               (ellipse(ix + ir * 0.35 * sx, iy - ir * 0.22, ir * 0.3 * sx, ir * 0.26), '#ffffff', 1)]
        if hot > 0:
            fd += [(ellipse(ix, iy, 2.6, 1.8), ('rad', ix, iy, 2.6, 1.8, [(0, '#ffd25a', 0.5 * hot), (1, '#ffd25a', 0)]), 1)]
        fd += [(ribbon([add(p0, (-0.3, 0.1)), p1, p2, add(p3, (0.2, 0.1))], [0.25, 0.65, 0.65, 0.25]), '#4a1a24', 0.95)]
    # les gros sourcils roux froncés en V (le bout intérieur, près de la médiane, plus bas et plus épais)
    for (ex, ey, ew), near in (((ex0, ey0, ew0), True), ((ex1, ey1, ew1), False)):
        s = 1 if near else -1                     # vers la médiane
        cxm = med(ey - 3)
        outer = (ex - s * ew * 0.62, ey - 3.0)
        top_o = (ex - s * ew * 0.2, ey - 4.3)
        top_i = (ex + s * ew * 0.3, ey - 4.0)
        inner = (cxm - s * 0.9, ey - 2.0)
        bot_i = (cxm - s * 1.4, ey - 1.4)
        bot_m = (ex + s * ew * 0.1, ey - 2.4)
        bot_o = (ex - s * ew * 0.45, ey - 2.6)
        pts = [outer, top_o, top_i, inner, bot_i, bot_m, bot_o]
        if not near:
            pts = pts[::-1]
        fd += [(sm(pts, sharp=(0, 3) if near else (3, 6), t=0.85), HAIR.shadow, 1),
               (sm([lerp(outer, bot_o, 0.3), top_o, top_i, lerp(inner, top_i, 0.4), lerp(bot_m, top_i, 0.45)], t=0.85), HAIR.base, 1),
               (ribbon([lerp(outer, top_o, 0.6), lerp(top_o, top_i, 0.5), lerp(top_i, inner, 0.4)], [0.1, 0.45, 0.1]), HAIR.hi, 0.7)]
    # le pli de colère entre les sourcils, sur la médiane
    m0 = med(ey0 - 4.6)
    fd += [(ribbon([(m0, ey0 - 5.6), (m0 + 0.15, ey0 - 4.4), (m0 + 0.1, ey0 - 3.4)], [0.1, 0.45, 0.1]), SKIN.shadow, 0.5)]
    part('face', face, SKIN, grad=(80, 34, 56, 52, [(0, SKIN.light), (0.55, SKIN.base), (1, SKIN.shadow)]),
         cel=1.1, rim=0.5, cast=1.0, details=fd)

    # ---- le nez en patate, SUR la médiane, ENTRE les yeux : l'arête qui part entre les sourcils, la boule éclairée en
    # haut à droite (sa base à la place du nez), l'aile et la narine du côté proche ; il pose son ombre sur la joue ----
    r0 = (med(ey0 - 1.4), ey0 - 1.4)
    nb = (nx_ + 0.4, ny_ - 1.4)               # le milieu de la boule
    nose = sm([(r0[0] - 0.7, r0[1]), (r0[0] + 0.7, r0[1]), (nb[0] + 1.0, nb[1] - 2.4), (nb[0] + 2.4, nb[1] - 1.0),
               (nb[0] + 2.6, nb[1] + 0.6), (nb[0] + 1.4, nb[1] + 1.6), (nb[0] - 0.6, nb[1] + 1.8), (nb[0] - 2.4, nb[1] + 1.2),
               (nb[0] - 2.8, nb[1] - 0.2), (nb[0] - 1.6, nb[1] - 1.6), (r0[0] - 0.9, r0[1] + 2.4)], t=0.9)
    part('nose', nose, SKIN, grad=(nb[0] + 3, nb[1] - 3, nb[0] - 3, nb[1] + 2, [(0, SKIN.light), (0.5, SKIN.base), (1, SKIN.shadow)]),
         cel=0.8, rim=0.5, cast=0.9, cast_on=['face'],
         details=[(ellipse(nb[0] + 0.7, nb[1] - 0.5, 1.5, 1.1, -20), SKIN.hi, 0.8),
                  (ellipse(nb[0] + 1.2, nb[1] - 0.9, 0.6, 0.4, -20), '#ffffff', 0.7),
                  (ribbon([(r0[0] + 0.2, r0[1] + 0.3), (r0[0] + 0.5, r0[1] + 2.0), (nb[0] + 0.6, nb[1] - 2.0)], [0.1, 0.5, 0.2]), SKIN.light, 0.6),
                  (sm([(nb[0] - 2.8, nb[1] - 0.2), (nb[0] - 1.6, nb[1] - 0.4), (nb[0] - 1.2, nb[1] + 1.2), (nb[0] - 2.2, nb[1] + 1.4)]), SKIN.shadow, 0.45),
                  (ellipse(nb[0] - 0.7, nb[1] + 1.3, 0.65, 0.3, 10), SKIN.deep, 0.6)])

    sw, fl = P['sw'], P['flare']
    # ---- la crinière : UNE forme qui suit le crâne (dessus, arrière, nuque), la limite du front faite de mèches qui
    # mordent sur le front ; les flammes (derrière) partent de dessous ----
    cap = sm([(81.0, 35.0), (78.6, 35.8), (76.0, 37.0), (73.8, 38.8), (73.6, 36.2), (71.6, 35.4), (68.6, 36.4),
              (66.0, 38.0), (65.4, 36.0), (62.0, 35.4), (58.8, 37.2), (56.2, 38.8), (54.0, 39.6), (52.6, 42.6),
              (52.4, 47.4), (53.0, 52.0), (50.0, 53.6), (47.0, 50.6), (45.4, 43.6), (45.8, 35.0), (48.2, 28.0),
              (53.4, 22.6), (60.4, 19.4), (67.6, 19.0), (74.0, 21.0), (78.8, 24.8), (81.6, 29.6)],
             sharp=(3, 7), t=0.9)
    cd = [(cap, ('rad', 74, 22, 30, 30, [(0, HAIR.hi), (0.3, HAIR.light), (0.65, HAIR.base), (1, HAIR.shadow)]), 1),
          (sm([(46, 38), (52.6, 40), (52.4, 52), (48, 52)]), HAIR.deep, 0.45),
          (sm([(45.0, 30.0), (54.0, 30.4), (58.0, 35.6), (53.4, 39.0), (46.0, 40.4)]), HAIR.shadow, 0.5),
          # un seul reflet souple qui suit le crâne, et la mèche du côté qui file vers la nuque
          (ribbon([(77.6, 26.0), (72.0, 22.6), (64.0, 22.0), (57.0, 24.6)], [0.1, 1.3, 1.0, 0.1]), HAIR.hi, 0.55),
          (ribbon([(58.4, 31.0), (53.4, 35.0), (50.4, 41.6), (50.0, 48.0)], [0.1, 0.9, 0.8, 0.1]), HAIR.light, 0.4),
          (ribbon([(70.0, 33.4), (63.0, 32.6), (57.6, 34.6)], [0.1, 0.7, 0.1]), HAIR.shadow, 0.45)]
    # la mèche de devant : une langue de flamme née au bord du front, qui monte un peu en avant puis se couche vers
    # l'arrière en suivant le crâne, la pointe relevée ; elle fait partie de la même forme que la calotte (aucune
    # coupure à sa racine), son volume est peint dedans
    w1 = math.sin(sw + 0.7)
    fore = lock((73.0, 31.0), (82.6, 27.6), (81.4, 19.6 + 0.4 * w1), (73.0 - 0.8 * fl, 15.0 + 0.6 * w1 - 1.4 * fl), 10.0, bulge=0.35)
    fade = lambda c, a: ('lin', 74, 31, 82, 22, [(0, c, 0), (0.45, c, a), (1, c, a)])
    cd += [(fore.move(-0.6, 1.0), fade(HAIR.deep, 0.35), 1),
           (fore, ('lin', 74, 31, 82, 22, [(0, HAIR.base, 0), (0.4, HAIR.light, 1), (1, HAIR.hi, 1)]), 1),
           (under(fore, 0.8, -2.2), fade(HAIR.shadow, 0.6), 1),
           (ribbon([(80.0, 27.4), (81.0, 22.0), (77.6, 17.6)], [0.1, 0.9, 0.1]), HAIR.hi, 0.75)]
    cap = union([cap, fore])
    part('cap', cap, HAIR, grad=(80, 20, 50, 46, [(0, HAIR.light), (0.45, HAIR.base), (1, HAIR.shadow)]),
         cel=1.0, rim=0.7, cast=1.1, cast_on=['face', 'nose'], details=cd)

    # ---- l'oreille proche (devant les cheveux de la nuque), son anneau d'or ----
    ear = sm([(55.4, 41.6), (53.4, 40.6), (51.4, 41.6), (50.6, 44.6), (51.2, 47.8), (52.8, 49.8), (55.0, 49.4)], t=0.9)
    part('ear', ear, SKIN, grad=(55, 40, 51, 48, [(0, SKIN.light), (0.5, SKIN.base), (1, SKIN.shadow)]), cel=0.8, rim=0.5, cast=0.8,
         details=[(sm([(54.6, 42.8), (53.0, 42.2), (52.0, 43.6), (52.2, 46.4), (53.4, 48.0), (54.4, 46.2), (53.4, 44.6)]), SKIN.shadow, 0.7),
                  (ribbon([(52.0, 42.2), (51.4, 44.6), (51.8, 47.2)], [0.1, 0.5, 0.1]), SKIN.light, 0.6)])
    ring = ellipse(52.6, 50.8, 1.9, 1.9).hole(ellipse(52.6, 50.8, 1.05, 1.05))
    part('earring', ring, GOLD, grad=(54.5, 48.9, 50.7, 52.7, [(0, GOLD.light), (0.5, GOLD.base), (1, GOLD.shadow)]), cel=0.3, rim=0.3,
         cast=0.6, details=[(ellipse(53.6, 49.6, 0.5, 0.3, -40), '#ffffff', 0.9)])

    # ---- les favoris devant l'oreille et la barbe des joues et de la mâchoire (sur le visage) ----
    cb = sm([(55.0, 38.6), (57.4, 38.2), (58.4, 40.4), (57.9, 42.4), (59.1, 44.2), (59.3, 46.2), (60.8, 47.6), (63.4, 49.0), (67.4, 50.6), (71.6, 51.0),
             (75.0, 50.6), (78.0, 49.4), (79.8, 47.6), (81.0, 47.2), (81.6, 50.0), (80.2, 54.0), (76.6, 58.4),
             (71.6, 61.0), (65.6, 60.4), (59.6, 57.4), (55.6, 52.6), (54.2, 46.0), (54.0, 41.4)], t=0.9)
    cbd = [(sm([(54, 40), (58, 41), (59, 50), (64, 58), (58, 58), (54.6, 52)]), HAIR.shadow, 0.5),
           (ribbon([(56.2, 40.4), (57.0, 42.6), (56.6, 44.8)], [0.1, 0.6, 0.1]), HAIR.light, 0.5),
           (ribbon([(57.2, 46.6), (58.4, 49.0), (60.6, 51.0)], [0.1, 0.6, 0.1]), HAIR.light, 0.45),
           (ribbon([(61.0, 53.0), (64.0, 54.6), (66.0, 57.6)], [0.1, 0.6, 0.1]), HAIR.deep, 0.35),
           (ribbon([(76.0, 51.4), (78.8, 49.6), (80.4, 48.6)], [0.1, 0.7, 0.1]), HAIR.hi, 0.6)]
    part('cbeard', cb, HAIR, grad=(80, 47, 56, 58, [(0, HAIR.light), (0.45, HAIR.base), (1, HAIR.shadow)]),
         cel=1.0, rim=0.6, cast=1.0, cast_on=['face', 'ear'], details=cbd)

    # ---- la bouche, centrée sous le nez (par-dessus la barbe du menton, sous la moustache) : fermée, mâchoire serrée
    # (on voit la lèvre du bas) ; ouverte pour le cri du défi ----
    hw = bw_ / 2
    if mo > 0.12:
        m = sm([(bx_ - hw - 0.4, by_ - 0.2), (bx_, by_ - 0.6), (bx_ + hw + 0.2, by_ - 0.2), (bx_ + hw - 0.4, by_ + 1.0 + 1.6 * mo),
                (bx_, by_ + 2.0 + 2.0 * mo), (bx_ - hw, by_ + 1.0 + 1.4 * mo)], sharp=(0, 2), t=0.85)
        md = [(m, ('rad', bx_, by_ + 1.6 + mo, 3.6, 2.4, [(0, '#8a2a3e'), (0.6, '#4c1022'), (1, '#3a0c1c')]), 1)]
        teeth = inter(sm([(bx_ - hw - 1, by_ - 1), (bx_ + hw + 1, by_ - 1), (bx_ + hw + 0.8, by_ + 0.8), (bx_, by_ + 1.1),
                          (bx_ - hw - 0.6, by_ + 0.8)], t=0.8), m)
        if teeth:
            md += [(teeth, ('lin', bx_ + hw, by_ - 0.4, bx_ - hw, by_ + 1, [(0, '#fffaf0'), (1, '#e0d2bc')]), 1)]
        lip = m.scale(1.12, 1.2, bx_, by_ + 1)
        md = [(lip, LIPS[1], 1)] + md + [(ribbon([(bx_ - hw + 0.6, by_ + 1.6 + 1.4 * mo), (bx_, by_ + 2.6 + 2.0 * mo),
                                                  (bx_ + hw - 0.6, by_ + 1.6 + 1.6 * mo)], [0.1, 0.5, 0.1]).move(0, 0.5), LIPS[2], 0.8)]
    else:
        lip = sm([(bx_ - hw + 0.4, by_ + 0.6), (bx_, by_ + 1.0), (bx_ + hw - 0.4, by_ + 0.5), (bx_ + hw - 1.2, by_ + 2.0),
                  (bx_, by_ + 2.5), (bx_ - hw + 1.2, by_ + 2.0)], t=0.9)
        md = [(lip, ('lin', bx_ + hw, by_, bx_ - hw, by_ + 2.5, [(0, LIPS[2]), (1, LIPS[1])]), 1),
              (ribbon([(bx_ - hw + 0.4, by_ + 0.7), (bx_, by_ + 1.1), (bx_ + hw - 0.4, by_ + 0.6)], [0.1, 0.5, 0.1]), '#4a1a24', 0.9),
              (ribbon([(bx_ - 1.0, by_ + 1.6), (bx_ + 0.3, by_ + 1.7), (bx_ + 1.3, by_ + 1.4)], [0.1, 0.35, 0.1]), '#f4a898', 0.7)]
    part('mouth', lip, Mat(LIPS[2], LIPS[2], LIPS[1], LIPS[0], LIPS[0]), cel=0, rim=0, cast=0.5, details=md)

    # ---- la grosse moustache à deux ailes tombantes (la raie sous le nez), un pli d'ombre dessous ----
    mus = sm([(71.7, 49.6), (74.9, 50.0), (77.5, 51.4), (79.1, 53.6), (79.5, 56.6), (77.9, 55.2), (75.7, 54.2),
              (73.1, 53.8), (71.7, 54.2), (70.1, 53.8), (67.3, 54.2), (64.7, 55.4), (62.5, 57.4), (62.7, 54.4),
              (64.5, 51.8), (67.9, 50.0)], sharp=(4, 13), t=0.9)
    if mo > 0.12:
        mus = sm([(71.7, 49.6), (74.9, 50.0), (77.5, 51.4), (79.1, 53.4), (79.5, 56.2), (77.9, 54.8), (75.7, 53.6),
                  (73.1, 53.0), (71.7, 53.2), (70.1, 53.0), (67.3, 53.6), (64.7, 55.0), (62.5, 57.0), (62.7, 54.2),
                  (64.5, 51.8), (67.9, 50.0)], sharp=(4, 13), t=0.9)
    part('mus', mus, HAIR, grad=(77, 50, 62, 56, [(0, HAIR.light), (0.45, HAIR.base), (1, HAIR.shadow)]),
         cel=0.9, rim=0.6, cast=1.0, cast_on=['face', 'cbeard', 'beard', 'mouth'],
         details=[(ribbon([(71.6, 50.0), (71.7, 51.6), (71.6, 53.4)], [0.1, 0.6, 0.1]), HAIR.deep, 0.6),
                  (ribbon([(72.9, 50.6), (75.9, 51.2), (78.1, 53.4)], [0.1, 0.8, 0.1]), HAIR.hi, 0.65),
                  (ribbon([(70.1, 50.6), (66.9, 51.4), (64.3, 53.6)], [0.1, 0.7, 0.1]), HAIR.light, 0.55),
                  (ribbon([(64.9, 55.0), (67.9, 53.6), (70.5, 53.4)], [0.1, 0.6, 0.1]), HAIR.deep, 0.4)])

    return names


# ---------------------------------------------------------------- le bouclier
def shield(fig, P):
    """Le bouclier rond (vu de trois quarts : ovale) : l'épaisseur du bord à gauche, le cercle de fer à dix rivets, la
    face de bois, l'umbo de fer en dôme, le signe gravé (un losange autour de l'umbo coiffé d'un pic de montagne)."""
    cx, cy = SHIELD_C
    rx, ry = 14.0, 21.4
    g = P['glow']
    side = ellipse(cx - 2.4, cy + 0.2, rx, ry)
    fig.part('shside', side, IRON, grad=(cx - 4, cy - ry, cx - 14, cy + ry, [(0, IRON.base), (1, IRON.deep)]),
             cel=0.8, rim=0.3, cast=0,
             details=[(ellipse(cx - 2.0, cy + 0.2, rx - 1.2, ry - 1.4), WOOD.shadow, 0.9)])
    face = ellipse(cx, cy, rx, ry)
    d = [
        # la face de bois, bombée : éclairée en haut à droite
        (ellipse(cx + 0.1, cy, rx - 2.3, ry - 2.5), WOOD.shadow, 1),
        (ellipse(cx + 0.3, cy - 0.3, rx - 2.7, ry - 3.0), ('rad', cx + 5.0, cy - 8.6, 19, 26,
                                                          [(0, WOOD.hi), (0.3, WOOD.light), (0.7, WOOD.base), (1, WOOD.shadow)]), 1),
        # deux joints de planches, très doux, qui suivent le bombé
        (ribbon([(cx - 4.6, cy - 18.0), (cx - 5.6, cy), (cx - 4.6, cy + 18.0)], [0.1, 0.7, 0.1]), WOOD.shadow, 0.45),
        (ribbon([(cx + 4.4, cy - 18.0), (cx + 5.2, cy), (cx + 4.4, cy + 18.0)], [0.1, 0.6, 0.1]), WOOD.shadow, 0.35),
        (ribbon([(cx + 2.4, cy - 16.2), (cx + 7.6, cy - 10.0), (cx + 9.4, cy - 2.0)], [0.2, 1.6, 0.3]), WOOD.hi, 0.5),
        # le cercle de fer : éclair en haut à droite, ombre en bas à gauche
        (ellipse(cx, cy, rx, ry).hole(ellipse(cx + 0.1, cy, rx - 2.2, ry - 2.4)), ('lin', cx + rx, cy - ry, cx - rx, cy + ry,
                                                                                [(0, IRON.light), (0.5, IRON.base), (1, IRON.shadow)]), 1),
        (ribbon([(cx - 2.0, cy - 20.8), (cx + 7.4, cy - 18.0), (cx + 12.6, cy - 9.0), (cx + 13.6, cy + 1.0)], [0.2, 0.8, 0.8, 0.2]), IRON.glint, 0.85),
        (ribbon([(cx - 12.4, cy + 7.0), (cx - 8.6, cy + 16.6), (cx - 1.0, cy + 21.0)], [0.2, 0.9, 0.2]), IRON.deep, 0.5)]
    # le signe gravé : un losange autour de l'umbo, coiffé d'un pic de montagne (un creux sombre, son bord éclairé)
    dia = [(cx + 0.2, cy - 10.8), (cx + 6.0, cy), (cx + 0.2, cy + 11.4), (cx - 5.4, cy)]
    for i in range(4):
        a, b = dia[i], dia[(i + 1) % 4]
        d += [(ribbon([a, lerp(a, b, 0.5), b], [0.6, 0.9, 0.6]), WOOD.deep, 0.75),
              (ribbon([add(a, (0.35, -0.3)), add(lerp(a, b, 0.5), (0.35, -0.3)), add(b, (0.35, -0.3))], [0.2, 0.35, 0.2]), WOOD.hi, 0.5)]
    pk = [(cx - 3.6, cy - 12.6), (cx - 1.6, cy - 15.4), (cx + 0.3, cy - 17.6), (cx + 2.2, cy - 15.2), (cx + 4.0, cy - 12.6)]
    d += [(ribbon(pk, [0.4, 0.9, 1.0, 0.9, 0.4]), WOOD.deep, 0.75),
          (ribbon([add(p, (0.3, -0.3)) for p in pk], [0.1, 0.3, 0.35, 0.3, 0.1]), WOOD.hi, 0.5),
          (ribbon([(cx - 1.0, cy - 14.4), (cx + 0.3, cy - 15.8), (cx + 1.4, cy - 14.4)], [0.3, 0.6, 0.3]), WOOD.deep, 0.6)]
    if g > 0:
        gl = min(1.0, g / 3)
        for i in range(4):
            a, b = dia[i], dia[(i + 1) % 4]
            d += [(ribbon([a, lerp(a, b, 0.5), b], [0.8, 1.6, 0.8]), ('lin', a[0], a[1], b[0], b[1], [(0, GOLD.light), (1, '#fff6c8')]), gl)]
        d += [(ribbon(pk, [0.6, 1.4, 1.6, 1.4, 0.6]), '#fff2b0', gl),
              (ellipse(cx, cy - 2, 12, 17), ('rad', cx, cy - 2, 12, 17, [(0, '#ffe680', 0.45 * gl), (1, '#ffd45c', 0)]), 1)]
    # les dix rivets du cercle (inégalement éclairés)
    for a in range(-80, 280, 36):
        t = math.radians(a)
        px, py = cx + (rx - 1.1) * math.cos(t), cy + (ry - 1.2) * math.sin(t)
        lt = 0.5 + 0.5 * math.cos(t + math.radians(45))
        d += [(ellipse(px - 0.15, py + 0.2, 0.8, 0.8), IRON.deep, 0.6),
              (ellipse(px, py, 0.65, 0.65), IRON.light if lt > 0.5 else IRON.base, 1),
              (ellipse(px + 0.2, py - 0.22, 0.25, 0.25), '#ffffff', 0.4 + 0.5 * lt)]
    # l'umbo de fer en dôme, et son ombre sur le bois
    d += [(ellipse(cx - 1.0, cy + 1.4, 4.6, 5.0), WOOD.deep, 0.55),
          (ellipse(cx + 0.2, cy, 4.0, 4.4), IRON.shadow, 1),
          (ellipse(cx + 0.6, cy - 0.45, 3.4, 3.8), ('rad', cx + 1.8, cy - 1.8, 4.6, 4.6,
                                                    [(0, IRON.hi), (0.35, IRON.light), (0.75, IRON.base), (1, IRON.shadow)]), 1),
          (ellipse(cx + 1.8, cy - 1.9, 1.0, 0.7, -35), '#ffffff', 0.9)]
    fig.part('shield', face, IRON, grad=(cx + rx, cy - ry, cx - rx, cy + ry, [(0, IRON.light), (0.5, IRON.base), (1, IRON.shadow)]),
             cel=1.0, rim=0.7, cast=1.4, details=d)
    return ['shside', 'shield']


# ---------------------------------------------------------------- le bras proche, l'épaulière, la cubitière
def near_arm(fig, S, E, W):
    """Le bras proche d'un seul tenant (épaule sous l'épaulière, coude sans couture, le bras de fer) : canon
    d'avant-bras à deux sangles de cuir (boucle d'or), manchette de cuir cloutée au poignet."""
    fa = ang_of(sub(W, E))
    Ln = math.dist(E, W)
    upper = limb([S, lerp(S, E, 0.5), E], [11.0, 10.4, 9.8])
    sh = limb([E, lerp(E, W, 0.5), W], [9.6, 9.2, 8.8])
    fig.part('nupper', upper, IRON, grad=(S[0] + 4, S[1] - 6, E[0] - 4, E[1] + 6, [(0, '#8e98b6'), (0.5, '#5c6484'), (1, '#383b58')]),
             cel=1.3, rim=0.6, cast=1.2,
             details=[(ribbon([lerp(S, E, 0.2), lerp(S, E, 0.7), E], [0.2, 2.2, 0.4]).move(-0.4, 2.4), IRON.deep, 0.45)])
    sg = 1 if math.cos(math.radians(fa)) >= 0 else -1          # le dessus du canon (vers la lumière)
    if abs(math.cos(math.radians(fa))) < 0.35:
        sg = 1 if math.sin(math.radians(fa)) < 0 else -1

    def F(shape):
        return xf(shape, E[0], E[1], fa)

    def band(x0, x1, y0, y1, r=0.4):
        return F(rpoly([(x0, y0), (x1, y0), (x1, y1), (x0, y1)], r))
    d = [
        # le canon de fer de l'avant-bras (il fait le tour), plus large vers le poignet
        (band(Ln * 0.18, Ln - 1.4, -5.0, 5.0), IRON.base, 1),
        (band(Ln * 0.18, Ln - 1.4, -5.0 * sg, -1.8 * sg), IRON.light, 0.9),
        (band(Ln * 0.18, Ln - 1.4, 2.6 * sg, 5.0 * sg), IRON.shadow, 0.8),
        (F(ellipse(Ln * 0.5, -3.0 * sg, 2.0, 0.55)), IRON.glint, 0.8),
        (band(Ln * 0.18 - 0.8, Ln * 0.18, -5.0, 5.0, 0.2), IRON.deep, 0.5),
        # deux sangles de cuir étroites, une boucle d'or sur la première
        (band(Ln * 0.32, Ln * 0.32 + 1.3, -5.2, 5.2, 0.3), LEATHER.base, 1),
        (band(Ln * 0.32, Ln * 0.32 + 1.3, -5.2 * sg, -3.4 * sg, 0.3), LEATHER.light, 0.9),
        (band(Ln * 0.62, Ln * 0.62 + 1.3, -5.2, 5.2, 0.3), LEATHER.base, 1),
        (band(Ln * 0.62, Ln * 0.62 + 1.3, -5.2 * sg, -3.4 * sg, 0.3), LEATHER.light, 0.9),
        (band(Ln * 0.32 - 0.3, Ln * 0.32 + 1.6, -1.8 * sg - 1.2, -1.8 * sg + 1.2, 0.5), GOLD.base, 1),
        (band(Ln * 0.32, Ln * 0.32 + 1.3, -1.8 * sg - 0.5, -1.8 * sg + 0.5, 0.3), LEATHER.deep, 0.9),
        # la manchette de cuir au poignet (sous le poing), cloutée
        (band(Ln - 1.4, Ln + 3.0, -5.2, 5.2, 0.6), LEATHER.base, 1),
        (band(Ln - 1.4, Ln + 3.0, -5.2 * sg, -2.6 * sg, 0.6), LEATHER.light, 0.9),
        (band(Ln - 1.4, Ln + 3.0, 3.0 * sg, 5.2 * sg, 0.6), LEATHER.shadow, 0.8),
        (band(Ln - 1.4, Ln - 0.8, -5.2, 5.2, 0.2), LEATHER.deep, 0.6)]
    for yy in (-2.4, 1.6):
        p = F(ellipse(Ln + 0.6, yy, 0.7, 0.7))
        d += [(p.move(-0.15, 0.2), LEATHER.deep, 0.7), (p, IRON.light, 1),
              (F(ellipse(Ln + 0.8, yy - 0.2, 0.25, 0.25)), '#ffffff', 0.8)]
    fig.part('narm', sh, IRON, grad=(W[0] + 4, W[1] - 6, E[0] - 4, E[1] + 6, [(0, '#8e98b6'), (0.5, '#5c6484'), (1, '#383b58')]),
             cel=1.2, rim=0.6, cast=1.1, details=d)
    return ['nupper', 'narm']


def pauldron(fig):
    """La grosse épaulière proche : un dôme bordé d'or, deux lames rivetées dessous (elles recouvrent le haut du bras)."""
    lame2 = sm([(33.8, 63.0), (38.6, 61.0), (44.6, 60.8), (49.6, 62.0), (49.0, 65.2), (44.4, 66.8), (38.4, 67.0), (34.2, 66.0)], sharp=(0,))
    lame1 = sm([(33.6, 59.0), (38.4, 56.8), (45.0, 56.6), (50.8, 58.0), (50.6, 61.6), (45.0, 63.4), (38.2, 63.6), (33.8, 62.4)], sharp=(0,))
    dome = sm([(34.4, 58.4), (36.4, 53.6), (41.0, 50.6), (46.6, 50.2), (50.6, 52.2), (52.2, 55.6), (50.4, 58.6),
               (44.0, 60.0), (38.0, 60.2)])
    names = []
    for nm, shp, cst, by in (('lame2', lame2, 1.1, 66.2), ('lame1', lame1, 1.1, 62.8), ('dome', dome, 1.3, None)):
        if nm == 'dome':
            rim_ = [(31.6, 56.6), (34.6, 58.2), (38.4, 59.6), (44.0, 59.4), (50.6, 58.0), (53.0, 55.0), (54.0, 52.0)]
            det = [(sm([(37.4, 56.0), (39.8, 52.6), (44.6, 51.2), (49.6, 52.6), (44.6, 53.6), (40.4, 55.8)]), IRON.light, 0.85),
                   (ribbon([(39.6, 54.4), (43.4, 52.0), (48.4, 52.2)], [0.2, 1.0, 0.2]), IRON.glint, 0.95),
                   (ellipse(47.4, 53.0, 1.3, 0.6, -15), '#ffffff', 0.8),
                   (ribbon(rim_, [2.4] * len(rim_)), GOLD.base, 1),
                   (ribbon([(x, y - 0.55) for x, y in rim_], [0.6] * len(rim_)), GOLD.light, 0.95),
                   (ribbon([(x, y + 0.65) for x, y in rim_], [0.6] * len(rim_)), GOLD.shadow, 0.85)]
        else:
            det = [(ribbon([(35.0, by - 4.4), (41.0, by - 5.4), (47.0, by - 5.2), (49.6, by - 4.0)], [0.1, 0.8, 0.7, 0.1]), IRON.hi, 0.55),
                   (ribbon([(34.4, by - 0.6), (40.0, by + 0.4), (45.0, by - 0.2), (49.0, by - 1.8)], [0.2, 1.0, 1.0, 0.2]), IRON.deep, 0.4)]
            for x_ in (37.4, 46.8):
                yy = by - 2.6 - 0.04 * (x_ - 34)
                det += [(ellipse(x_ - 0.15, yy + 0.2, 0.75, 0.75), IRON.deep, 0.6), (ellipse(x_, yy, 0.6, 0.6), IRON.light, 1),
                        (ellipse(x_ + 0.2, yy - 0.2, 0.22, 0.22), '#ffffff', 0.8)]
        k = 0.9
        shp = shp.scale(k, k, 44, 56)
        det = [(sh_.scale(k, k, 44, 56) if hasattr(sh_, 'scale') else sh_, fl_, op_) for sh_, fl_, op_ in det]
        fig.part(nm, shp, IRON, grad=(51, 50, 35, 64, [(0, IRON.light), (0.5, IRON.base), (1, IRON.shadow)]),
                 cel=1.0, rim=0.7, cast=cst, details=det)
        names.append(nm)
    return names


def elbow_cap(fig, S, E, W):
    """La cubitière : une coquille de fer bombée posée sur le coude (elle épouse le pli, jamais un rond posé), son
    aileron du côté de la pointe du coude."""
    a1 = norm(sub(S, E))
    a2 = norm(sub(W, E))
    out = norm((-(a1[0] + a2[0]), -(a1[1] + a2[1]))) if math.hypot(a1[0] + a2[0], a1[1] + a2[1]) > 0.05 else (-a1[1], a1[0])
    ang = ang_of(out)                       # vers la pointe du coude
    C = add(E, out, 1.0)

    def X(shape):
        return xf(shape, C[0], C[1], ang)
    shell = X(sm([(-3.6, -4.6), (0.6, -5.0), (3.6, -3.4), (5.4, 0.0), (3.6, 3.4), (0.6, 5.0), (-3.6, 4.6), (-4.6, 0.0)], t=0.9))
    fin = X(sm([(2.4, -3.2), (5.4, -2.8), (7.0, -1.2), (7.2, 0.6), (5.8, 2.4), (2.4, 3.0)], t=0.9))
    fig.part('cfin', fin, IRON, grad=(C[0] + 4, C[1] - 4, C[0] - 4, C[1] + 4, [(0, IRON.light), (0.5, IRON.base), (1, IRON.shadow)]),
             cel=0.5, rim=0.5, cast=0.8)
    fig.part('cshell', shell, IRON, grad=(C[0] + 5, C[1] - 5, C[0] - 5, C[1] + 5, [(0, IRON.light), (0.5, IRON.base), (1, IRON.shadow)]),
             cel=1.0, rim=0.7, cast=1.0,
             details=[(ellipse(C[0] + 1.0, C[1] - 1.2, 2.6, 1.8, -25), IRON.light, 0.8),
                      (ellipse(C[0] + 1.8, C[1] - 2.0, 1.1, 0.5, -30), IRON.glint, 0.9),
                      (ellipse(C[0] - 0.2, C[1] + 0.2, 0.8, 0.8), IRON.deep, 0.5),
                      (ellipse(C[0] - 0.05, C[1], 0.62, 0.62), IRON.light, 1)])
    return ['cfin', 'cshell']


# ---------------------------------------------------------------- la masse et le poing
SPIKES = [0, 58, 116, -58, -116, 152]      # les pointes dans le plan (degrés autour de la boule, 0 = loin du manche)


def mace(fig, P, G, ang, handle_only=False, pommel_only=False):
    """La masse : manche de bois (clair du côté de la lumière), pommeau de fer, collier de fer, boule de fer à sept
    pointes (six autour, une vue de face). pommel_only : seulement le bout du manche et le pommeau, sous le poing."""
    L, u, v = frame_of(G, ang)
    st = P.get('stretch', 0.0)
    up = -1 if v[1] > 0 or (abs(v[1]) < 0.2 and v[0] < 0) else 1      # le côté du manche tourné vers la lumière
    names = []
    if pommel_only:
        pom = sm([L(S_POM + 2.0, -1.4), L(S_POM + 0.4, -1.7), L(S_POM - 1.1, -1.0), L(S_POM - 1.3, 1.0), L(S_POM + 0.4, 1.7),
                  L(S_POM + 2.0, 1.4)], t=0.9)
        fig.part('pommel', pom, IRON, grad=(*L(S_POM, -2 * up), *L(S_POM, 2 * up), [(0, IRON.light), (0.5, IRON.base), (1, IRON.shadow)]),
                 cel=0.4, rim=0.4, cast=0.8, details=[(ellipse(*L(S_POM + 0.2, -0.9 * up), 0.7, 0.35, ang), IRON.glint, 0.85)])
        return ['pommel']
    # le manche, du pommeau au collier
    s0, s1 = S_POM + 1.6, S_COL + 0.6 + st
    sh = rpoly([L(s0, -1.25), L(s1, -1.25), L(s1, 1.25), L(s0, 1.25)], 0.6)
    det = [(rpoly([L(s0, -1.25 * up), L(s1, -1.25 * up), L(s1, -0.25 * up), L(s0, -0.25 * up)], 0.3), WOOD.light, 0.9),
           (ribbon([L(s0 + 1, -0.7 * up), L((s0 + s1) / 2, -0.75 * up), L(s1 - 1, -0.7 * up)], [0.1, 0.4, 0.1]), WOOD.hi, 0.6),
           (rpoly([L(s0, 1.25 * up), L(s1, 1.25 * up), L(s1, 0.55 * up), L(s0, 0.55 * up)], 0.2), WOOD.shadow, 0.8)]
    fig.part('handle', sh, WOOD, grad=(*L(0, -up), *L(0, up), [(0, WOOD.light), (0.5, WOOD.base), (1, WOOD.shadow)]),
             cel=0, rim=0, cast=0.8, details=det)
    names.append('handle')
    # la boule : les pointes de derrière, la boule, la pointe vue de face
    B = L(S_BALL + st, 0)
    R = BALL_R
    for k, a in enumerate(SPIKES):
        d = rot(u, a)
        n_ = (-d[1], d[0])
        ln = 10.6 if k < 5 else 8.6
        wb = 2.0 if k < 5 else 1.6
        base = add(B, d, R - 1.2)
        tip = add(B, d, ln)
        sp = sm([add(base, n_, wb), add(add(B, d, (R + ln) * 0.5), n_, wb * 0.45), tip, add(add(B, d, (R + ln) * 0.5), n_, -wb * 0.45),
                 add(base, n_, -wb)], sharp=(2,), t=0.7)
        lit = (n_[0] * 0.6 - n_[1] * 0.8) > 0
        hl = 1 if lit else -1
        fig.part('spk%d' % k, sp, IRON, grad=(*add(B, n_, 3 * hl), *add(B, n_, -3 * hl), [(0, IRON.light), (0.5, IRON.base), (1, IRON.shadow)]),
                 cel=0.4, rim=0.4, cast=0.6,
                 details=[(ribbon([add(add(B, d, R), n_, 0.6 * hl), add(add(B, d, (R + ln) * 0.55), n_, 0.35 * hl), add(tip, d, -0.8)],
                                  [0.1, 0.5, 0.1]), IRON.hi, 0.7)])
        names.append('spk%d' % k)
    collar = sm([L(S_COL - 1.2 + st, -2.1), L(S_COL + 2.4 + st, -2.4), L(S_COL + 2.8 + st, 0), L(S_COL + 2.4 + st, 2.4),
                 L(S_COL - 1.2 + st, 2.1), L(S_COL - 1.6 + st, 0)], t=0.8)
    fig.part('collar', collar, IRON, grad=(*L(S_COL + st, -2.4 * up), *L(S_COL + st, 2.4 * up), [(0, IRON.light), (0.5, IRON.base), (1, IRON.shadow)]),
             cel=0.4, rim=0.4, cast=0.8,
             details=[(ribbon([L(S_COL - 0.6 + st, -1.6 * up), L(S_COL + 2.0 + st, -1.9 * up)], [0.2, 0.4]), IRON.glint, 0.85)])
    names.append('collar')
    ball = ellipse(B[0], B[1], R, R)
    fig.part('ball', ball, IRON, grad=(B[0] + R, B[1] - R, B[0] - R, B[1] + R, [(0, IRON.light), (0.5, IRON.base), (1, IRON.shadow)]),
             cel=1.1, rim=0.7, cast=1.0,
             details=[(ellipse(B[0] + 1.4, B[1] - 1.6, 2.6, 2.0, -35), ('rad', B[0] + 1.6, B[1] - 1.8, 3.0, 3.0,
                                                                         [(0, IRON.hi), (1, IRON.light, 0)]), 1),
                      (ellipse(B[0] + 2.2, B[1] - 2.6, 1.0, 0.55, -40), '#ffffff', 0.85)])
    names.append('ball')
    # la pointe vue de face : un petit cône qui sort vers nous (sa base ronde, sa pointe éclairée)
    fc = (B[0] - 0.8, B[1] + 0.8)
    cone = sm([(fc[0] - 2.0, fc[1] + 0.4), (fc[0] - 0.6, fc[1] - 1.8), (fc[0] + 1.6, fc[1] - 2.2), (fc[0] + 1.9, fc[1] + 0.2),
               (fc[0] + 0.4, fc[1] + 1.9), (fc[0] - 1.6, fc[1] + 1.6)], t=0.9)
    fig.part('spkf', cone, IRON, grad=(fc[0] + 2, fc[1] - 2, fc[0] - 2, fc[1] + 2, [(0, IRON.hi), (0.5, IRON.light), (1, IRON.shadow)]),
             cel=0.5, rim=0.3, cast=0.9, cast_on=['ball'],
             details=[(sm([fc, (fc[0] + 1.6, fc[1] - 2.2), (fc[0] + 1.9, fc[1] + 0.2)], sharp=(0, 1, 2), t=0.5), IRON.glint, 0.6),
                      (ellipse(fc[0] + 0.3, fc[1] - 0.3, 0.45, 0.45), '#ffffff', 0.95)])
    names.append('spkf')
    return names


def fist(fig, G, ang):
    """Le poing serré sur le manche : le dos des quatre doigts devant le manche (rouleaux de tailles inégales, plis
    doux), la rangée des jointures éclairée, le pouce couché par-dessus. Repère : x le long du manche (vers la boule),
    y en travers (y < 0 du côté du coude)."""
    L, u, v = frame_of(G, ang)
    k = 1.2
    body = sm([L(-5.6, -6.6), L(-1.0, -7.2), L(3.6, -6.5), L(6.2, -4.1), L(6.7, 0.5), L(5.8, 4.3), L(1.4, 5.5),
               L(-3.1, 5.5), L(-5.9, 4.1), L(-6.7, -1.0)], t=0.95)
    lx = L(6, -6)
    ly = L(-5, 5)
    # le côté éclairé : celui des deux bouts du repère le plus en haut à droite
    if (lx[0] - ly[0]) * 0.6 - (lx[1] - ly[1]) * 0.8 < 0:
        lx, ly = ly, lx
    det = [(sm([L(-5.3, -6.3), L(-1.0, -7.0), L(3.6, -6.3), L(5.8, -3.8), L(5.3, -1.9), L(-5.8, -1.7)]), SKIN.light, 0.55)]
    for x0, x1 in ((-5.8, -2.9), (-2.9, 0.0), (0.0, 2.9), (2.9, 5.8)):
        xm = (x0 + x1) / 2
        det += [(rpoly([L(x0 + 0.2, -1.4), L(x1 - 0.2, -1.4), L(x1 - 0.3, 4.8), L(x0 + 0.3, 4.8)], 1.2), SKIN.base, 0.5),
                (ellipse(*L(xm + 0.3, -1.5), (x1 - x0) * 0.34, 0.85, ang), SKIN.hi, 0.6),
                (ellipse(*L(xm + 0.35, 1.2), (x1 - x0) * 0.22, 1.05, ang), SKIN.light, 0.35)]
    for x in (-2.9, 0.0, 2.9):
        det += [(ribbon([L(x, -2.1), L(x + 0.1, 1.2), L(x - 0.1, 4.8)], [0.1, 0.7, 0.15]), SKIN.shadow, 0.7)]
    det += [(ribbon([L(-5.5, 4.1), L(0, 5.2), L(5.0, 4.1)], [0.2, 1.2, 0.2]), SKIN.shadow, 0.55),
            (ribbon([L(-5.5, -1.4), L(0, -1.1), L(5.5, -1.6)], [0.1, 0.5, 0.1]), SKIN.shadow, 0.35)]
    fig.part('fist', body, SKIN, grad=(*lx, *ly, [(0, SKIN.light), (0.5, SKIN.base), (1, SKIN.shadow)]),
             cel=1.0, rim=0.6, cast=1.0, details=det)
    thumb = limb([L(0.2, -5.8), L(3.4, -5.0), L(6.0, -2.9)], [4.0, 3.6, 3.1])
    fig.part('fthumb', thumb, SKIN, cel=0.6, rim=0.5, cast=0.8, cast_on=['fist'],
             details=[(ellipse(*L(5.5, -3.5), 1.2, 0.7, ang + 30), SKIN.hi, 0.75),
                      (ribbon([L(1.0, -4.3), L(3.6, -3.7), L(5.5, -1.9)], [0.1, 0.6, 0.1]), SKIN.shadow, 0.5)])
    return ['fist', 'fthumb']


UA0 = _ua0()        # l'angle du bras au repos


def main():
    """solenn.svg (grand) et solenn-petit.svg (contour plus épais, pour les cases), puis les images du jeu :
    public/art/vecto/angels-7.webp (512 px de haut) et angels-7-160.webp (160 px de haut)."""
    from PIL import Image
    rendu = os.path.join(HERE, '..', 'rendu.cjs')
    pub = os.path.join(ROOT, 'public', 'art', 'vecto')
    os.makedirs(pub, exist_ok=True)
    for name, ow, h, out in (('solenn', 0.95, 512, 'angels-7'), ('solenn-petit', 1.35, 160, 'angels-7-160')):
        svg = build(ow=ow).svg()
        path = os.path.join(HERE, name + '.svg')
        open(path, 'w').write(svg)
        png = os.path.join(HERE, name + '.png')
        subprocess.run(['node', rendu, path, png, str(h)], check=True)
        Image.open(png).save(os.path.join(pub, out + '.webp'), 'WEBP', quality=90, method=6)
        print('écrit %s.svg (%d ko) → art/vecto/%s.webp' % (name, len(svg) // 1024, out))
    x0, y0, w, h = FRAME
    print('mesures pour src/game/vecto.ts : [largeur, hauteur, x et y des pieds] =', [w, h, FEET[0] - x0, FEET[1] - y0])


if __name__ == '__main__':
    main()
